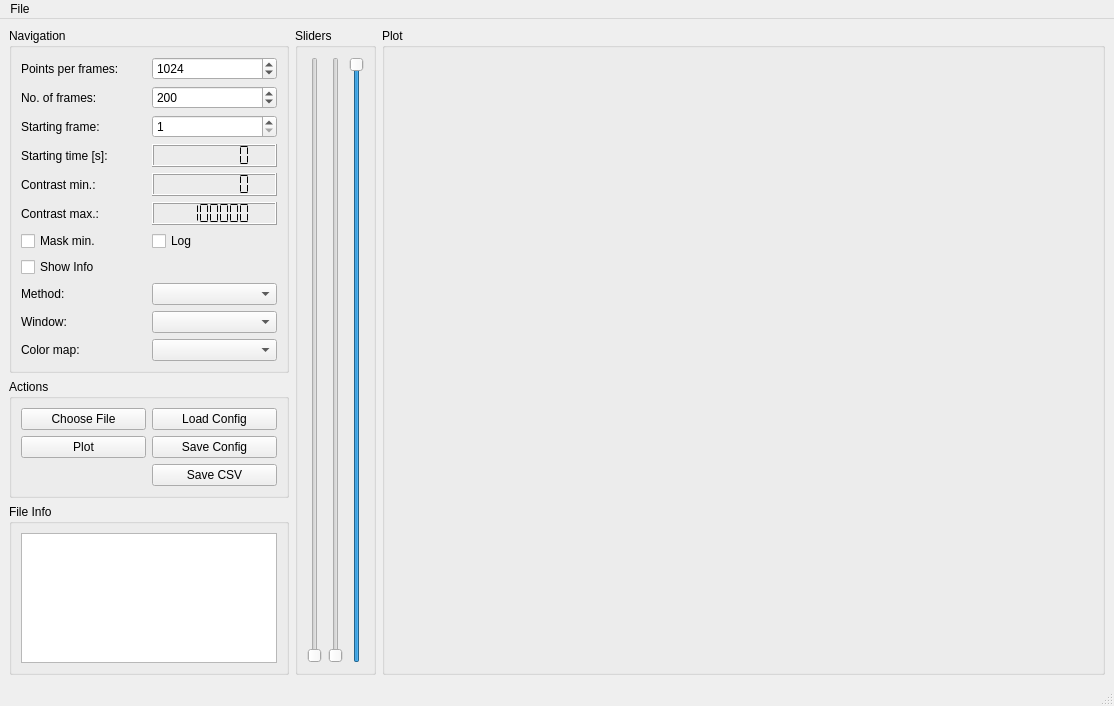
<?xml version="1.0" encoding="UTF-8"?>
<ui version="4.0">
 <class>MainWindow</class>
 <widget class="QMainWindow" name="MainWindow">
  <property name="geometry">
   <rect>
    <x>0</x>
    <y>0</y>
    <width>1114</width>
    <height>706</height>
   </rect>
  </property>
  <property name="windowTitle">
   <string>iqgui</string>
  </property>
  <property name="windowIcon">
   <iconset resource="gui.qrc">
    <normaloff>:/icons/icon.png</normaloff>:/icons/icon.png</iconset>
  </property>
  <widget class="QWidget" name="centralwidget">
   <layout class="QHBoxLayout" name="horizontalLayout_2">
    <item>
     <layout class="QVBoxLayout" name="verticalLayout_2">
      <item>
       <widget class="QGroupBox" name="groupBox">
        <property name="sizePolicy">
         <sizepolicy hsizetype="Minimum" vsizetype="Preferred">
          <horstretch>0</horstretch>
          <verstretch>0</verstretch>
         </sizepolicy>
        </property>
        <property name="title">
         <string>Navigation</string>
        </property>
        <layout class="QGridLayout" name="gridLayout">
         <item row="2" column="0">
          <widget class="QLabel" name="label_3">
           <property name="text">
            <string>Starting frame:</string>
           </property>
          </widget>
         </item>
         <item row="1" column="0">
          <widget class="QLabel" name="label_2">
           <property name="text">
            <string>No. of frames:</string>
           </property>
          </widget>
         </item>
         <item row="2" column="1">
          <widget class="QSpinBox" name="spinBox_sframes">
           <property name="minimum">
            <number>1</number>
           </property>
           <property name="maximum">
            <number>1500</number>
           </property>
           <property name="value">
            <number>1</number>
           </property>
          </widget>
         </item>
         <item row="1" column="1">
          <widget class="QSpinBox" name="spinBox_nframes">
           <property name="maximum">
            <number>10000</number>
           </property>
           <property name="value">
            <number>200</number>
           </property>
          </widget>
         </item>
         <item row="3" column="1">
          <widget class="QLCDNumber" name="lcdNumber_sframes">
           <property name="digitCount">
            <number>7</number>
           </property>
           <property name="segmentStyle">
            <enum>QLCDNumber::Flat</enum>
           </property>
          </widget>
         </item>
         <item row="10" column="0">
          <widget class="QLabel" name="label_5">
           <property name="text">
            <string>Method:</string>
           </property>
          </widget>
         </item>
         <item row="5" column="1">
          <widget class="QLCDNumber" name="lcdNumber_thld_max">
           <property name="smallDecimalPoint">
            <bool>false</bool>
           </property>
           <property name="digitCount">
            <number>7</number>
           </property>
           <property name="segmentStyle">
            <enum>QLCDNumber::Flat</enum>
           </property>
           <property name="value" stdset="0">
            <double>1000000.000000000000000</double>
           </property>
           <property name="intValue" stdset="0">
            <number>1000000</number>
           </property>
          </widget>
         </item>
         <item row="8" column="0">
          <widget class="QCheckBox" name="checkBox_mask">
           <property name="text">
            <string>Mask min.</string>
           </property>
          </widget>
         </item>
         <item row="5" column="0">
          <widget class="QLabel" name="label_7">
           <property name="text">
            <string>Contrast max.:</string>
           </property>
          </widget>
         </item>
         <item row="11" column="1">
          <widget class="QComboBox" name="comboBox_window"/>
         </item>
         <item row="3" column="0">
          <widget class="QLabel" name="label">
           <property name="text">
            <string>Starting time [s]:</string>
           </property>
          </widget>
         </item>
         <item row="0" column="0">
          <widget class="QLabel" name="label_20">
           <property name="text">
            <string>Points per frames:</string>
           </property>
          </widget>
         </item>
         <item row="8" column="1">
          <widget class="QCheckBox" name="checkBox_log">
           <property name="text">
            <string>Log</string>
           </property>
          </widget>
         </item>
         <item row="10" column="1">
          <widget class="QComboBox" name="comboBox_method"/>
         </item>
         <item row="13" column="1">
          <widget class="QComboBox" name="comboBox_color"/>
         </item>
         <item row="0" column="1">
          <widget class="QSpinBox" name="spinBox_lframes">
           <property name="maximum">
            <number>10000</number>
           </property>
           <property name="value">
            <number>1024</number>
           </property>
          </widget>
         </item>
         <item row="11" column="0">
          <widget class="QLabel" name="label_6">
           <property name="text">
            <string>Window:</string>
           </property>
          </widget>
         </item>
         <item row="13" column="0">
          <widget class="QLabel" name="label_21">
           <property name="text">
            <string>Color map:</string>
           </property>
          </widget>
         </item>
         <item row="9" column="0">
          <widget class="QCheckBox" name="checkBox_info">
           <property name="text">
            <string>Show Info</string>
           </property>
          </widget>
         </item>
         <item row="4" column="1">
          <widget class="QLCDNumber" name="lcdNumber_thld_min">
           <property name="digitCount">
            <number>7</number>
           </property>
           <property name="segmentStyle">
            <enum>QLCDNumber::Flat</enum>
           </property>
           <property name="value" stdset="0">
            <double>0.000000000000000</double>
           </property>
           <property name="intValue" stdset="0">
            <number>0</number>
           </property>
          </widget>
         </item>
         <item row="4" column="0">
          <widget class="QLabel" name="label_4">
           <property name="text">
            <string>Contrast min.:</string>
           </property>
          </widget>
         </item>
        </layout>
       </widget>
      </item>
      <item>
       <widget class="QGroupBox" name="groupBox_5">
        <property name="sizePolicy">
         <sizepolicy hsizetype="Minimum" vsizetype="Preferred">
          <horstretch>0</horstretch>
          <verstretch>0</verstretch>
         </sizepolicy>
        </property>
        <property name="title">
         <string>Actions</string>
        </property>
        <layout class="QGridLayout" name="gridLayout_4">
         <item row="3" column="1">
          <widget class="QPushButton" name="pushButton_save_csv">
           <property name="text">
            <string>Save CSV</string>
           </property>
          </widget>
         </item>
         <item row="0" column="1">
          <widget class="QPushButton" name="pushButton_load_conf">
           <property name="text">
            <string>Load Config</string>
           </property>
          </widget>
         </item>
         <item row="0" column="0">
          <widget class="QPushButton" name="pushButton_choose_file">
           <property name="toolTip">
            <string>Open file [cmd] or [ct</string>
           </property>
           <property name="text">
            <string>Choose File</string>
           </property>
          </widget>
         </item>
         <item row="2" column="1">
          <widget class="QPushButton" name="pushButton_save_conf">
           <property name="text">
            <string>Save Config</string>
           </property>
          </widget>
         </item>
         <item row="2" column="0">
          <widget class="QPushButton" name="pushButton_replot">
           <property name="toolTip">
            <string>Plot [return]</string>
           </property>
           <property name="text">
            <string>Plot</string>
           </property>
          </widget>
         </item>
        </layout>
       </widget>
      </item>
      <item>
       <widget class="QGroupBox" name="groupBox_2">
        <property name="sizePolicy">
         <sizepolicy hsizetype="Fixed" vsizetype="Preferred">
          <horstretch>0</horstretch>
          <verstretch>0</verstretch>
         </sizepolicy>
        </property>
        <property name="title">
         <string>File Info</string>
        </property>
        <layout class="QGridLayout" name="gridLayout_2">
         <item row="0" column="0">
          <widget class="QTextBrowser" name="textBrowser"/>
         </item>
        </layout>
       </widget>
      </item>
     </layout>
    </item>
    <item>
     <widget class="QGroupBox" name="groupBox_3">
      <property name="sizePolicy">
       <sizepolicy hsizetype="Minimum" vsizetype="Preferred">
        <horstretch>0</horstretch>
        <verstretch>0</verstretch>
       </sizepolicy>
      </property>
      <property name="title">
       <string>Sliders</string>
      </property>
      <layout class="QHBoxLayout" name="horizontalLayout">
       <item>
        <widget class="QSlider" name="verticalSlider_sframes">
         <property name="styleSheet">
          <string notr="true"/>
         </property>
         <property name="orientation">
          <enum>Qt::Vertical</enum>
         </property>
         <property name="invertedAppearance">
          <bool>false</bool>
         </property>
         <property name="tickPosition">
          <enum>QSlider::NoTicks</enum>
         </property>
         <property name="tickInterval">
          <number>1</number>
         </property>
        </widget>
       </item>
       <item>
        <widget class="QSlider" name="verticalSlider_thld_min">
         <property name="autoFillBackground">
          <bool>false</bool>
         </property>
         <property name="styleSheet">
          <string notr="true"/>
         </property>
         <property name="minimum">
          <number>0</number>
         </property>
         <property name="maximum">
          <number>1000000</number>
         </property>
         <property name="singleStep">
          <number>10</number>
         </property>
         <property name="pageStep">
          <number>1000</number>
         </property>
         <property name="value">
          <number>0</number>
         </property>
         <property name="orientation">
          <enum>Qt::Vertical</enum>
         </property>
         <property name="invertedControls">
          <bool>false</bool>
         </property>
         <property name="tickPosition">
          <enum>QSlider::NoTicks</enum>
         </property>
         <property name="tickInterval">
          <number>0</number>
         </property>
        </widget>
       </item>
       <item>
        <widget class="QSlider" name="verticalSlider_thld_max">
         <property name="maximum">
          <number>1000000</number>
         </property>
         <property name="singleStep">
          <number>10</number>
         </property>
         <property name="pageStep">
          <number>1000</number>
         </property>
         <property name="value">
          <number>1000000</number>
         </property>
         <property name="orientation">
          <enum>Qt::Vertical</enum>
         </property>
         <property name="tickPosition">
          <enum>QSlider::NoTicks</enum>
         </property>
        </widget>
       </item>
      </layout>
     </widget>
    </item>
    <item>
     <widget class="QGroupBox" name="groupBox_4">
      <property name="sizePolicy">
       <sizepolicy hsizetype="Expanding" vsizetype="Preferred">
        <horstretch>0</horstretch>
        <verstretch>0</verstretch>
       </sizepolicy>
      </property>
      <property name="title">
       <string>Plot</string>
      </property>
      <layout class="QGridLayout" name="gridLayout_3">
       <item row="0" column="0">
        <widget class="MatplotLibWidget" name="mplWidget" native="true"/>
       </item>
      </layout>
     </widget>
    </item>
   </layout>
  </widget>
  <widget class="QMenuBar" name="menubar">
   <property name="geometry">
    <rect>
     <x>0</x>
     <y>0</y>
     <width>1114</width>
     <height>20</height>
    </rect>
   </property>
   <widget class="QMenu" name="menuFile">
    <property name="title">
     <string>File</string>
    </property>
    <addaction name="separator"/>
    <addaction name="actionAbout"/>
    <addaction name="separator"/>
    <addaction name="actionChoose_file"/>
    <addaction name="actionReplot"/>
    <addaction name="separator"/>
    <addaction name="actionQuit"/>
   </widget>
   <addaction name="menuFile"/>
  </widget>
  <widget class="QStatusBar" name="statusbar"/>
  <action name="actionReplot">
   <property name="text">
    <string>Replot</string>
   </property>
   <property name="shortcut">
    <string>Ctrl+R</string>
   </property>
  </action>
  <action name="actionChoose_file">
   <property name="text">
    <string>Choose file</string>
   </property>
   <property name="shortcut">
    <string>Ctrl+O</string>
   </property>
  </action>
  <action name="actionAbout">
   <property name="text">
    <string>About</string>
   </property>
  </action>
  <action name="actionQuit">
   <property name="text">
    <string>Quit</string>
   </property>
  </action>
 </widget>
 <customwidgets>
  <customwidget>
   <class>MatplotLibWidget</class>
   <extends>QWidget</extends>
   <header>matplotlibwidget.h</header>
   <container>1</container>
  </customwidget>
 </customwidgets>
 <tabstops>
  <tabstop>spinBox_lframes</tabstop>
  <tabstop>spinBox_nframes</tabstop>
  <tabstop>spinBox_sframes</tabstop>
  <tabstop>comboBox_color</tabstop>
  <tabstop>verticalSlider_sframes</tabstop>
  <tabstop>verticalSlider_thld_min</tabstop>
  <tabstop>textBrowser</tabstop>
 </tabstops>
 <resources>
  <include location="gui.qrc"/>
 </resources>
 <connections>
  <connection>
   <sender>spinBox_sframes</sender>
   <signal>valueChanged(int)</signal>
   <receiver>verticalSlider_sframes</receiver>
   <slot>setValue(int)</slot>
   <hints>
    <hint type="sourcelabel">
     <x>218</x>
     <y>160</y>
    </hint>
    <hint type="destinationlabel">
     <x>332</x>
     <y>313</y>
    </hint>
   </hints>
  </connection>
  <connection>
   <sender>verticalSlider_sframes</sender>
   <signal>sliderMoved(int)</signal>
   <receiver>spinBox_sframes</receiver>
   <slot>setValue(int)</slot>
   <hints>
    <hint type="sourcelabel">
     <x>332</x>
     <y>313</y>
    </hint>
    <hint type="destinationlabel">
     <x>218</x>
     <y>160</y>
    </hint>
   </hints>
  </connection>
  <connection>
   <sender>verticalSlider_thld_min</sender>
   <signal>valueChanged(int)</signal>
   <receiver>lcdNumber_thld_min</receiver>
   <slot>display(int)</slot>
   <hints>
    <hint type="sourcelabel">
     <x>371</x>
     <y>353</y>
    </hint>
    <hint type="destinationlabel">
     <x>283</x>
     <y>227</y>
    </hint>
   </hints>
  </connection>
  <connection>
   <sender>verticalSlider_thld_max</sender>
   <signal>valueChanged(int)</signal>
   <receiver>lcdNumber_thld_max</receiver>
   <slot>display(int)</slot>
   <hints>
    <hint type="sourcelabel">
     <x>407</x>
     <y>344</y>
    </hint>
    <hint type="destinationlabel">
     <x>222</x>
     <y>240</y>
    </hint>
   </hints>
  </connection>
 </connections>
</ui>
